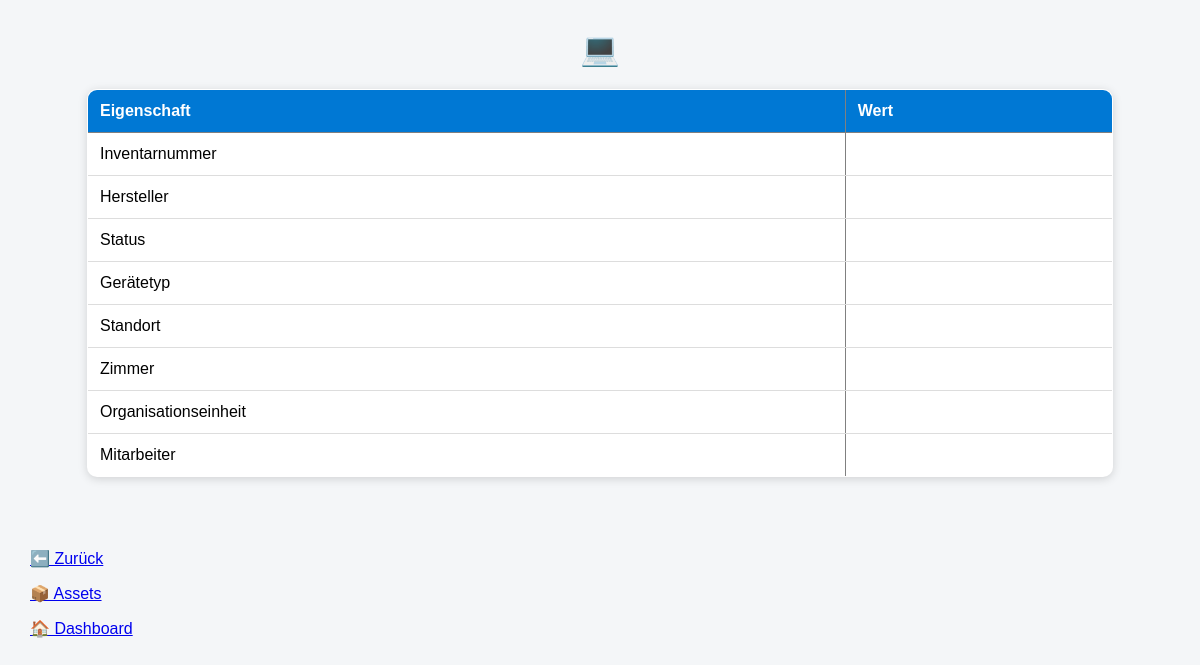
The app's page /assets/details/DSK-ZLB-10100, older data.
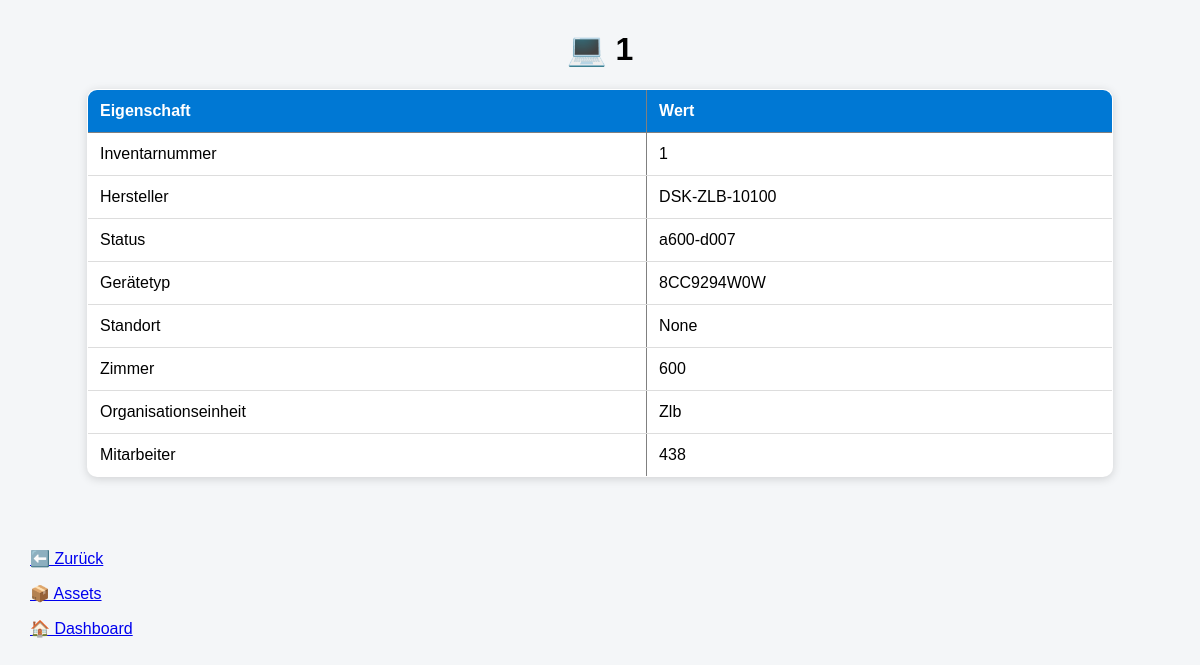
The same page, newer data.
### tables this page shows
CREATE TABLE assets (

    id INTEGER PRIMARY KEY,

    inventarnummer TEXT,
    rechnername TEXT,
    seriennummer TEXT,

    kostenstelle TEXT,
    organisationseinheit TEXT,

    standort TEXT,
    zimmer TEXT,

    anschaffungsdatum TEXT,
    installationsdatum TEXT,

    assettyp TEXT,
    verwendungsart TEXT,

    status TEXT,

    hersteller TEXT,
    modell TEXT,

    mac_adresse TEXT,
    garantie TEXT,

    verwaltungsart TEXT,

    prozessor TEXT,
    kerne_threads TEXT,

    ram TEXT,
    festplatte TEXT,

    betriebssystem TEXT,

    displaygroesse TEXT,
    dockingstation TEXT,

    anlagenummer TEXT,

    mitarbeiter TEXT,

    bemerkung TEXT

);

### app.py (the view)
@app.route("/assets/details/<inventarnummer>")
def asset_details(inventarnummer):
    verbindung = sqlite3.connect("asset_management.db")
    cursor = verbindung.cursor()
    cursor.execute("""
        SELECT *
        FROM assets
        WHERE inventarnummer = ?
    """, (inventarnummer,))
    asset = cursor.fetchone()
    verbindung.close()
    return render_template(
        "asset_details.html",
        asset=asset
    )

### templates/asset_details.html (shortened to what this page needs)
<!DOCTYPE html>
<html lang="de">
<head>
    <link rel="stylesheet"
          href="{{ url_for('static', filename='style.css') }}">
</head>
<body>
  <div class="container">
        <h1>💻 {{ asset[0] }}</h1>
        <table border="1">
            <tr>
                <th>Eigenschaft</th>
                <th>Wert</th>
            </tr>
            <tr>
                <td>Inventarnummer</td>
                <td>{{ asset[0] }}</td>
            </tr>
            <tr>
                <td>Hersteller</td>
                <td>{{ asset[1] }}</td>
            </tr>
            <tr>
                <td>Status</td>
                <td>{{ asset[2] }}</td>
            </tr>
            <tr>
                <td>Gerätetyp</td>
                <td>{{ asset[3] }}</td>
            </tr>
            <tr>
                <td>Standort</td>
                <td>{{ asset[4] }}</td>
            </tr>
            <tr>
                <td>Zimmer</td>
                <td>{{ asset[5] }}</td>
            </tr>
            <tr>
                <td>Organisationseinheit</td>
                <td>{{ asset[6] }}</td>
            </tr>
            <tr>
                <td>Mitarbeiter</td>
                <td>{{ asset[7] }}</td>
            </tr>
        </table>
        <br><br>
        <p><a href="javascript:history.back()">⬅️ Zurück</a></p>
        <p><a href="/assets"> 📦 Assets</a></p>
        <p><a href="/">🏠 Dashboard</a></p>
    </div>
</body>
</html>

Row changes from the older to the newer data that the page shows:
now on this page (row edited): assets: id "1", inventarnummer "DSK-ZLB-10100", rechnername "a600-d007", seriennummer "8CC9294W0W", organisationseinheit "600", standort "Zlb", zimmer "438"
Text that changed along with them:
{{ asset[4] }}: (not shown) → "None"
